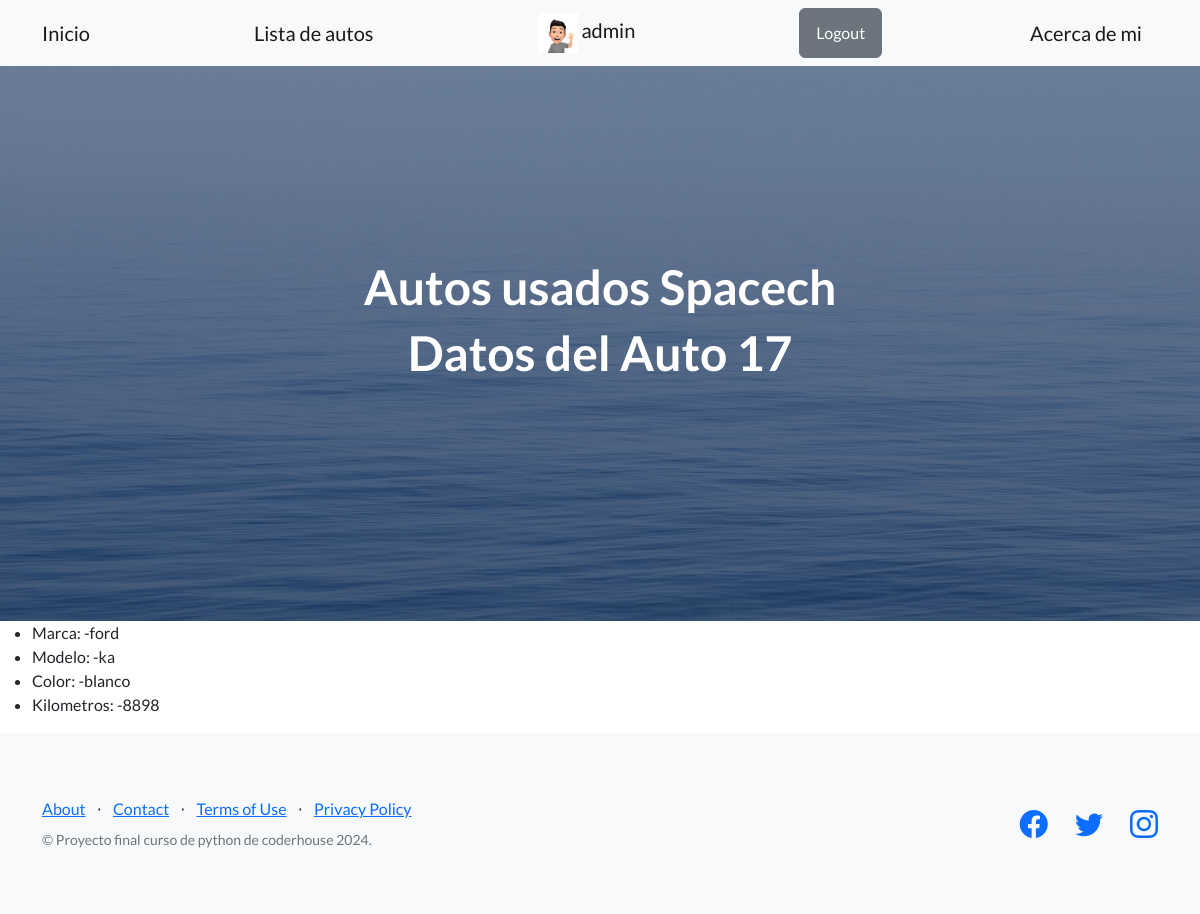
Screenshot of /autos/17 (signed in) with the database file from the repository.
### usuarios/models.py (models this page shows, shortened)
class DatosExtras(models.Model):
    user = models.OneToOneField(User, on_delete=models.CASCADE)
    avatar = models.ImageField(upload_to='avatares', null=True, blank=True)

### pagina/models.py (models this page shows, shortened)
class Auto (models.Model):
    marca = models.CharField(max_length = 20)
    modelo = models.CharField(max_length = 20)
    color = models.CharField(max_length = 20)
    kilometros = models.IntegerField()

### pagina/views.py (the view)
# urls.py: path('autos/<int:id_auto>' , ver_auto, name = 'ver_auto' ),
def ver_auto(request, id_auto):
    auto = Auto.objects.get(id=id_auto)
    return render(request, 'pagina/ver_auto.html', {'auto':auto})

### pagina/templates/pagina/ver_auto.html
{% extends "base.html" %}
{% block h1_header %}Datos del Auto {{auto.id}}
{% endblock h1_header %}
{% block main %}
<ul>
    <li>Marca:      -{{auto.marca}}</li>
    <li>Modelo:     -{{auto.modelo}}</li>
    <li>Color:      -{{auto.color}}</li>
    <li>Kilometros: -{{auto.kilometros}}</li>
</ul>
{% endblock main %}

### templates/base.html (shortened to what this page needs)
<!DOCTYPE html>
<html lang="es">
  {% load static %}
  <head>
    <link
      href="https://cdn.jsdelivr.net/npm/bootstrap-icons@1.5.0/font/bootstrap-icons.css"
      rel="stylesheet"
      type="text/css"
    />
    <link href={%static "css/styles.css"%} rel="stylesheet" />
  </head>
  <body>
    <nav class="navbar navbar-light bg-light static-top">
      <div class="container">
        <a class="navbar-brand" href={% url "principal" %}>Inicio</a>
        <a class="navbar-brand" href={% url "Autos" %}>Lista de autos </a>
        {% if request.user.is_authenticated %}
                <a class="navbar-brand" href={% url "perfil" %}>
                    {% if request.user.datosextras.avatar %}
                        <img src={{request.user.datosextras.avatar.url}} alt="" height="40px">
                    {% else %}
                        {% comment %} <img src={% static  %} alt=""> {% endcomment %}
                    {% endif %}
                    {{request.user.username}}</a>
                <form method="post" action="{% url 'logout' %}">
                    <button type="submit" class="btn btn-secondary">Logout</button>
                </form>
                {% else %}
                  <a class="btn btn-warning" href={% url "registro" %}>Registrarse</a>
                  <a class="btn btn-primary" href={% url "login" %}>Login</a>
                {% endif %}
                <a class="navbar-brand" href={% url "about" %}>Acerca de mi</a>
      </div>
    </nav>
    <header class="masthead">
      <div class="container position-relative">
        <div class="row justify-content-center">
          <div class="col-xl-6">
            <div class="text-center text-white">
              <h1>Autos usados Spacech</h1>
              <h1 class="mb-5">
                {% block h1_header %}{% endblock h1_header %}
              </h1>
            </div>
          </div>
        </div>
      </div>
    </header>
    <main>
      {% block main %}{% endblock main %}
    </main>
    <footer class="footer bg-light">
      <div class="container">
        <div class="row">
          <div class="col-lg-6 h-100 text-center text-lg-start my-auto">
            <ul class="list-inline mb-2">
              <li class="list-inline-item"><a href={% url "about" %}>About</a></li>
              <li class="list-inline-item">⋅</li>
              <li class="list-inline-item"><a href="https://www.facebook.com/matiasspacech">Contact</a></li>
              <li class="list-inline-item">⋅</li>
              <li class="list-inline-item"><a href="#!">Terms of Use</a></li>
              <li class="list-inline-item">⋅</li>
              <li class="list-inline-item"><a href="#!">Privacy Policy</a></li>
            </ul>
            <p class="text-muted small mb-4 mb-lg-0">
              &copy; Proyecto final curso de python de coderhouse 2024.
            </p>
          </div>
          <div class="col-lg-6 h-100 text-center text-lg-end my-auto">
            <ul class="list-inline mb-0">
              <li class="list-inline-item me-4">
                <a href="https://www.facebook.com/matiasspacech"><i class="bi-facebook fs-3"></i></a>
              </li>
              <li class="list-inline-item me-4">
                <a href="#!"><i class="bi-twitter fs-3"></i></a>
              </li>
              <li class="list-inline-item">
                <a href="https://www.instagram.com/matiasspacech/"><i class="bi-instagram fs-3"></i></a>
              </li>
            </ul>
          </div>
        </div>
      </div>
    </footer>
  </body>
</html>

### rows the page displays
Auto: id "17", marca "ford", modelo "ka", color "blanco", kilometros "8898"

### other values shown
{{ request.user.username }} "admin"
